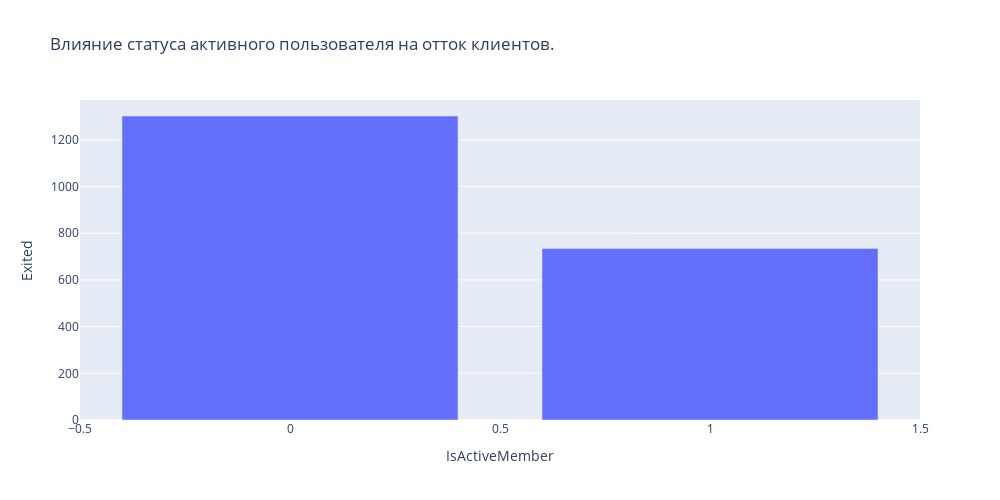

The code cell stored with this chart in its notebook:
### Markdown cell above
9.8. Как влияет наличие статуса активного клиента на отток клиентов? Постройте диаграмму, иллюстрирующую это. Что бы вы предложили банку, чтобы уменьшить отток клиентов среди неактивных?

### Code cell
bar_data=churn_data.groupby(['IsActiveMember'], as_index=False)['Exited'].sum()

fig = px.bar(
    bar_data,
    x='IsActiveMember',
    y='Exited',
    height=500,
    width=1000,
    title="Влияние статуса активного пользователя на отток клиентов."
)

fig.show()

### Figure 1 — Plotly figure (JSON) as saved in the notebook; plotly's stock layout.template omitted (floating-point values rounded to 4 significant figures)
{"data": [{"alignmentgroup": "True", "hovertemplate": "IsActiveMember=%{x}<br>Exited=%{y}<extra></extra>", "legendgroup": "", "marker": {"color": "#636efa", "pattern": {"shape": ""}}, "name": "", "offsetgroup": "", "orientation": "v", "showlegend": false, "textposition": "auto", "type": "bar", "x": [0, 1], "xaxis": "x", "y": [1302, 735], "yaxis": "y"}], "layout": {"barmode": "relative", "height": 500, "legend": {"tracegroupgap": 0}, "title": {"text": "Влияние статуса активного пользователя на отток клиентов."}, "width": 1000, "xaxis": {"anchor": "y", "domain": [0, 1], "title": {"text": "IsActiveMember"}}, "yaxis": {"anchor": "x", "domain": [0, 1], "title": {"text": "Exited"}}}}
